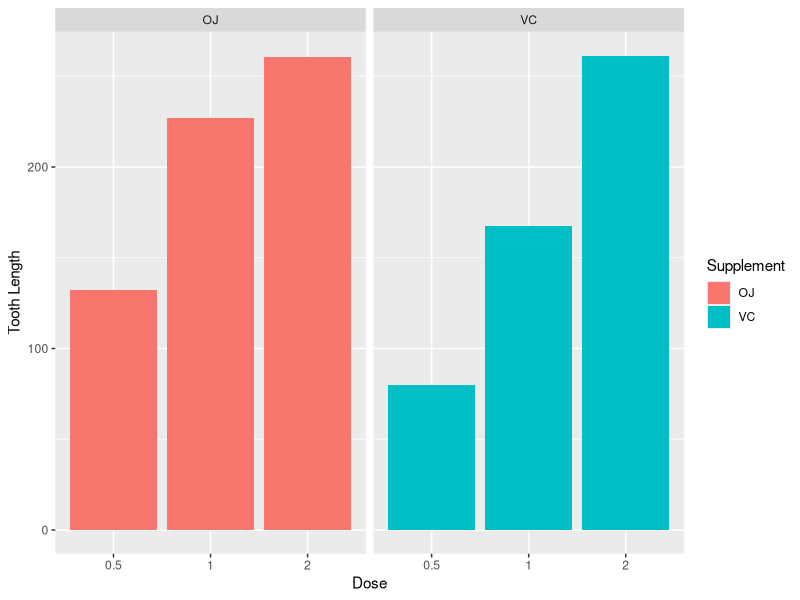

R code for this plot:
## ---- chunk 1
library(datasets)
library(ggplot2)


data("ToothGrowth")
summary(ToothGrowth)
head(ToothGrowth)

## ---- chunk 2
ggplot(data = ToothGrowth, aes(x=as.factor(dose), y=len, fill = supp)) + geom_histogram(stat = "identity") + facet_grid(. ~ supp) + xlab("Dose") + ylab("Tooth Length") + guides(fill = guide_legend(title = "Supplement"))
  
## ---- chunk 3
anal <- lm(formula = len ~ dose + supp, data = ToothGrowth)
confint(anal)

summary(anal)

